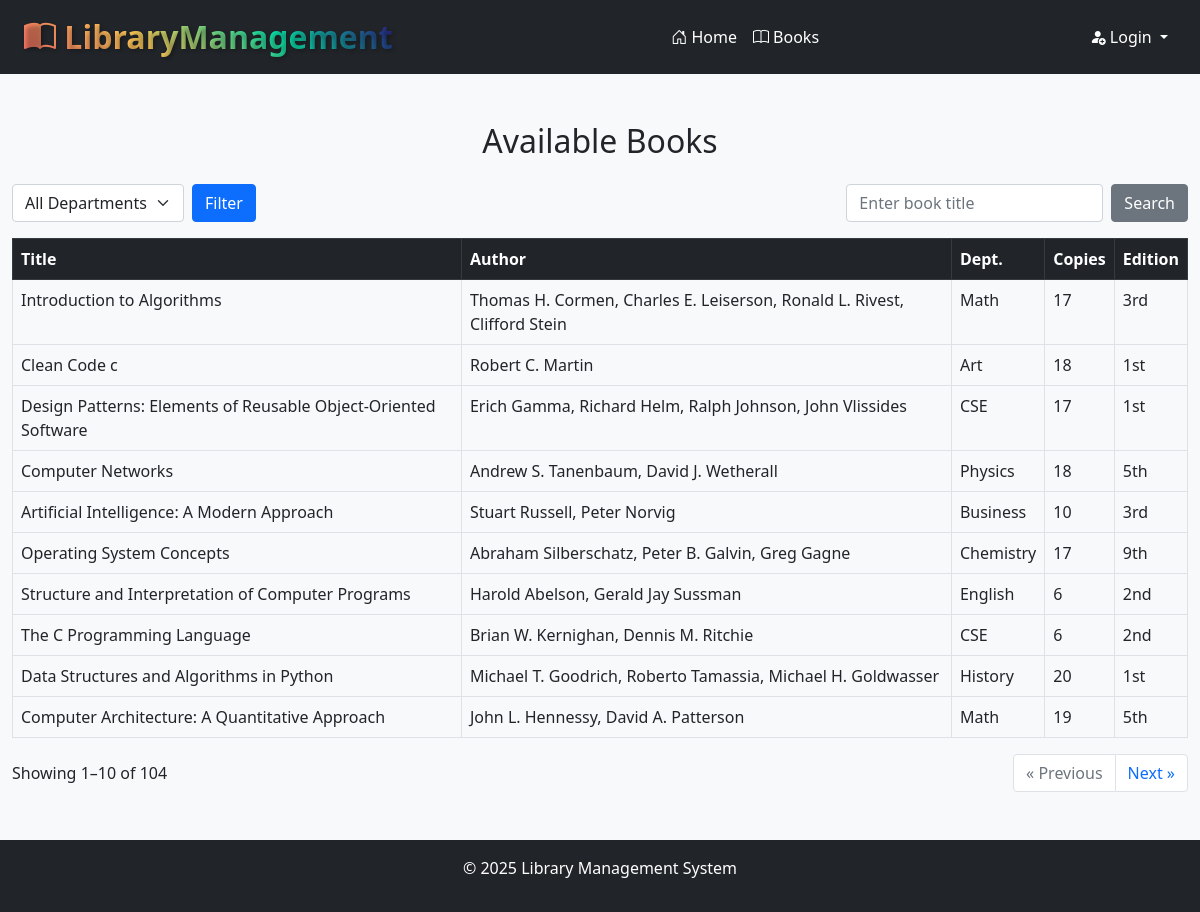
/library_management_system/books/, run on an earlier commit of the app's database.
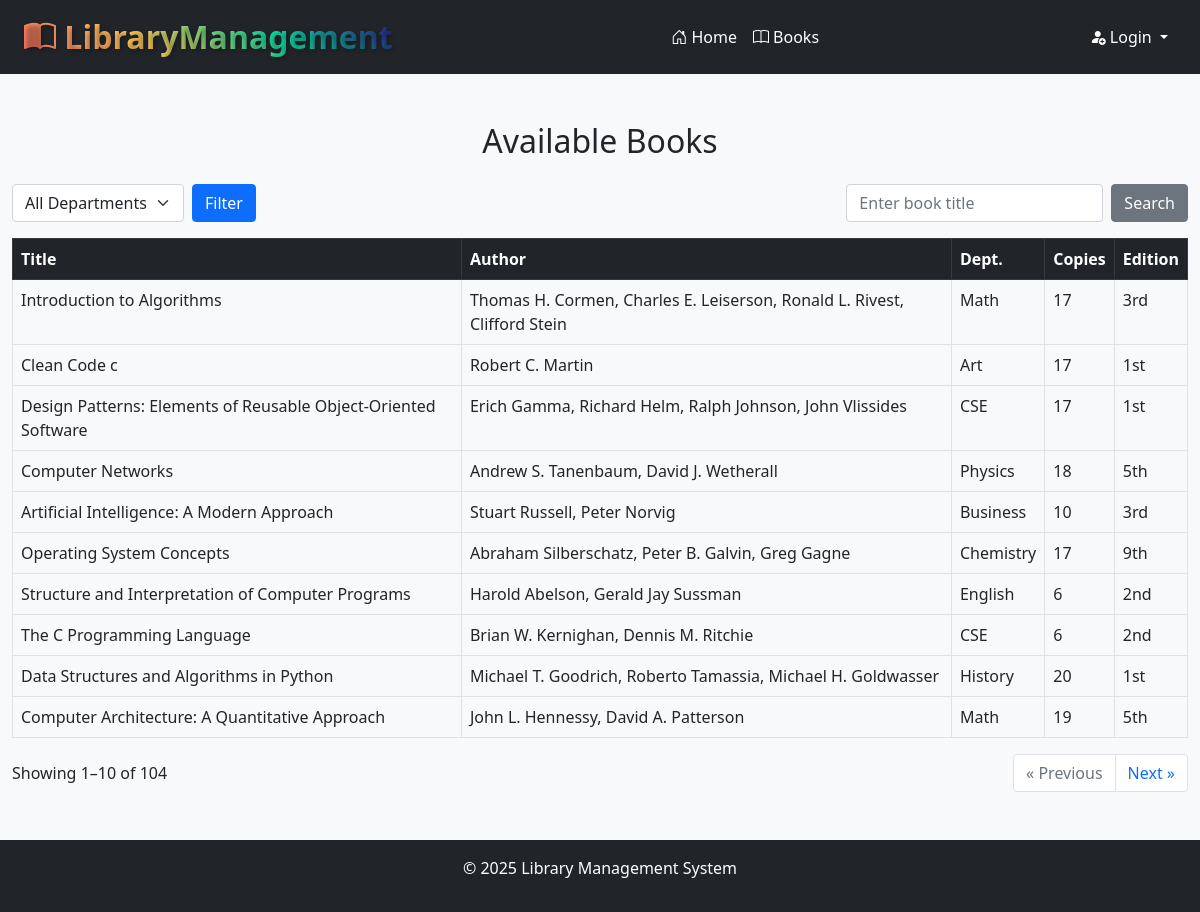
And on a later commit of the database.
### library/models.py (models this page shows, shortened)
class Book(models.Model):
    book_id = models.CharField(max_length=20, unique=True)
    title = models.CharField(max_length=255)
    author = models.CharField(max_length=255)
    edition = models.CharField(max_length=50, blank=True)
    publication = models.CharField(max_length=255, blank=True)
    isbn = models.CharField(max_length=20, unique=True)
    number_of_copies_available = models.PositiveIntegerField(default=0)
    book_dept = models.CharField(max_length=100, blank=True)

### library/views.py (the view)
# urls.py: path('library_management_system/books/', views.books_home, name='books_home'),
def books_home(request):
    if request.user.is_authenticated and request.user.is_staff:
        logout(request)
    if request.method == 'POST':
        dept = request.POST.get('dept', '')
        search_text = request.POST.get('search', '')
        page = request.POST.get('page', '')
        request.session['dept'] = dept
        request.session['search'] = search_text
        request.session['page'] = page
        return redirect('books_home')
    else:
        selected_dept = request.session.pop('dept', '')
        search_text = request.session.pop('search', '')
        page_number = request.session.pop('page', '')
        books_list = Book.objects.all().order_by('pk')
        if selected_dept:
            books_list = books_list.filter(book_dept=selected_dept)
        if search_text:
            books_list = books_list.filter(title__icontains=search_text)
        departments = Book.objects.values_list('book_dept', flat=True).distinct()
        paginator = Paginator(books_list, 10)
        page_obj = paginator.get_page(page_number) if page_number else paginator.get_page(1)
        return render(request, 'library_management_system/books.html', {
            'page_obj': page_obj,
            'selected_dept': selected_dept,
            'search_text': search_text,
            'departments': departments,
        })

### templates/library_management_system/books.html (shortened to what this page needs)
{% extends "library_management_system/index.html" %}
{% block content %}
<div class="container-xxl my-5">
    <h2 class="mb-4 text-center">Available Books</h2>
    <div class="row mb-3 d-flex justify-content-between align-items-center ">
        <div class="col-auto">
            <form method="POST" class="d-flex align-items-center ">
                <select name="dept" id="dept" class="form-select me-2 h-25">
                    <option value>All Departments</option>
                </select>
                <button type="submit"
                    class="btn btn-primary">Filter</button>
            </form>
        </div>
        <div class="col-auto ms-auto">
            <form method="POST" class="d-flex align-items-center">
                <input type="text" name="search" id="search"
                    class="form-control me-2"
                    placeholder="Enter book title"
                    value="{{ search_text }}">
                <button type="submit"
                    class="btn btn-secondary">Search</button>
            </form>
        </div>
    </div>
    <table class="table table-bordered">
        <thead class="table-dark">
            <tr>
                <th>Title</th>
                <th>Author</th>
                <th>Dept.</th>
                <th>Copies</th>
                <th>Edition</th>
            </tr>
        </thead>
        <tbody>
            {% for book in page_obj.object_list %}
            <tr>
                <td>{{ book.title }}</td>
                <td>{{ book.author }}</td>
                <td>{{book.book_dept}}</td>
                <td>{{ book.number_of_copies_available }}</td>
                <td>{{ book.edition }}</td>
            </tr>
            {% endfor %}
        </tbody>
    </table>
    <div class="d-flex justify-content-between align-items-center">
        <p class="mb-0">
            Showing {{ page_obj.start_index }}–{{page_obj.end_index}} of
            {{ page_obj.paginator.count}}
        </p>
        <div>
            <ul class="pagination mb-0">
                {% if page_obj.has_previous %}
                <li class="page-item">
                    <form method="POST" style="display:inline;">
                        {% csrf_token %}
                        <input type="hidden" name="page"
                            value="{{ page_obj.previous_page_number }}">
                        <button class="page-link" type="submit">&laquo;
                            Previous</button>
                    </form>
                </li>
                {% else %}
                <li class="page-item disabled">
                    <span class="page-link">&laquo; Previous</span>
                </li>
                {% endif %}
                {% if page_obj.has_next %}
                <li class="page-item">
                    <form method="POST" style="display:inline;">
                        <button class="page-link" type="submit">Next
                            &raquo;</button>
                    </form>
                </li>
                {% else %}
                <li class="page-item disabled">
                    <span class="page-link">Next &raquo;</span>
                </li>
                {% endif %}
            </ul>
        </div>
    </div>
</div>
{% endblock %}

What changed in the data, as far as the page shows it:
changed Book "Clean Code c": number_of_copies_available "18" → "17"
